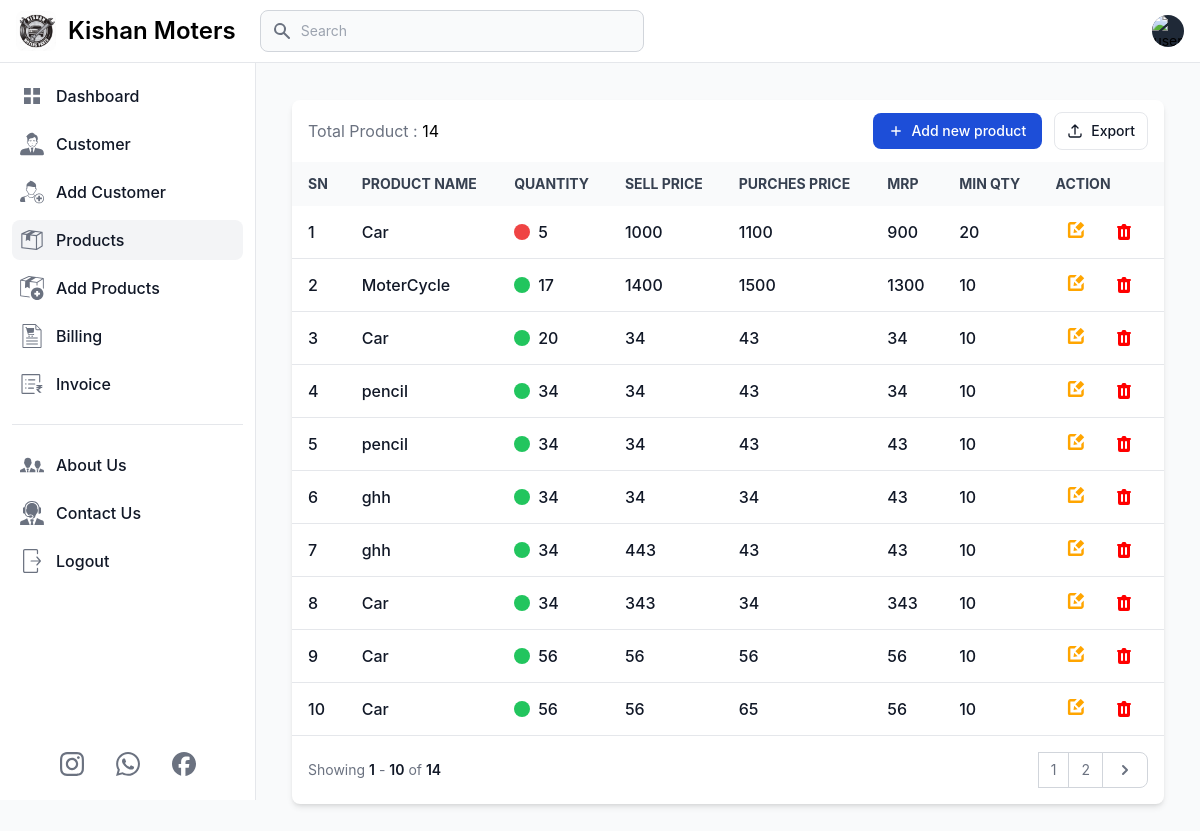
Page /products (signed in) on the earlier database version.
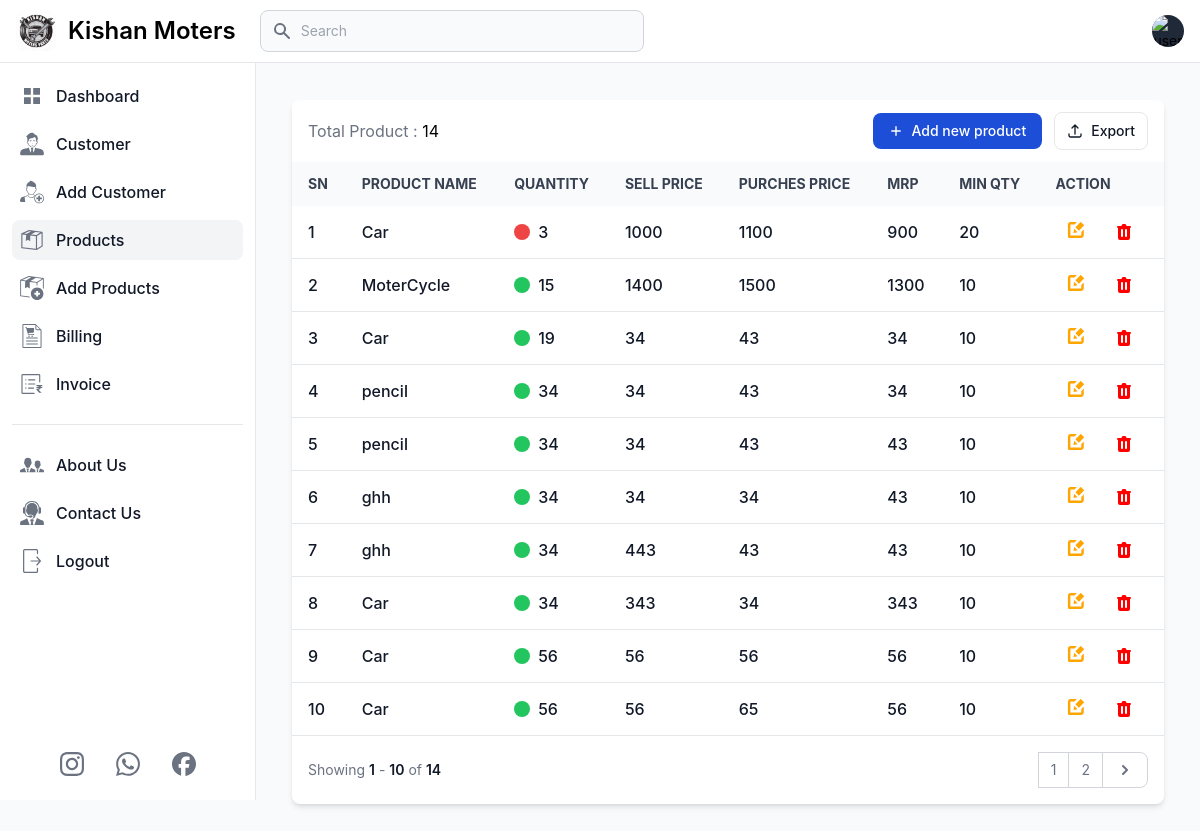
Same page on the later database version.
### app.py (models this page shows, shortened)
class Products(db.Model):
    prod_id = db.Column(db.Integer, primary_key=True)
    user_id = db.Column(db.Integer, db.ForeignKey('user.id'), nullable=False)
    prod_name = db.Column(db.String(100), nullable=False)
    prod_quantity = db.Column(db.Integer, nullable=False)
    prod_sell_price = db.Column(db.Integer, nullable=False)
    prod_mrp = db.Column(db.Integer, nullable=False)
    prod_buy_price = db.Column(db.Integer, nullable=False)
    prod_min_quantity = db.Column(db.Integer, nullable=False)

### app.py (the view)
@app.route('/products', methods=['GET', 'POST'])
def products():
    if 'email' in session:
        user = User.query.filter_by(email=session['email']).first()
        page = request.args.get('page', 1, type=int)
        products = Products.query.filter(Products.user_id == user.id).paginate(page=page, per_page=10)
        total_product = Products.query.filter(Products.user_id == user.id).count()
        return render_template('product.html', title='Products', current_page='products',
                               user=user, products=products, total_product=total_product, min=min, enumerate=enumerate)
    else:
        flash('You need to login first.', 'error')
        return redirect('/login')

### templates/product.html (shortened to what the changed rows need)
{% extends 'layout.html' %}
{% block content %}
<main class="p-4 md:ml-64 h-auto pt-20">
    <div class="m-2 md:m-5 max-w-screen-2xl">
        <div class="relative overflow-hidden bg-white shadow-md dark:bg-gray-800 rounded-lg">
            <div class="overflow-x-auto">
                <table class="w-full text-sm text-left text-gray-500 dark:text-gray-400">
                    <thead
                        class="text-xs md:text-sm text-gray-700 uppercase bg-gray-50 dark:bg-gray-700 dark:text-gray-400">
                        <tr>
                            <th scope="col" class="px-4 py-3 whitespace-nowrap">SN</th>
                            <th scope="col" class="px-4 py-3 whitespace-nowrap">Product Name</th>
                            <th scope="col" class="px-4 py-3 whitespace-nowrap">Quantity</th>
                            <th scope="col" class="px-4 py-3 whitespace-nowrap">Sell Price</th>
                            <th scope="col" class="px-4 py-3 whitespace-nowrap">Purches Price</th>
                            <th scope="col" class="px-4 py-3 whitespace-nowrap">MRP</th>
                            <th scope="col" class="px-4 py-3 whitespace-nowrap">Min Qty</th>
                            <th scope="col" class="px-4 py-3 whitespace-nowrap">Action</th>
                        </tr>
                    </thead>
                    <tbody>
                        {% if products.items %}
                            {% for index, product in enumerate(products.items, start=(products.page - 1) * products.per_page + 1) %}
                            <tr class="border-b text-base dark:border-gray-600 hover:bg-gray-100 dark:hover:bg-gray-700">
                                <td class="px-4 py-2 font-medium text-gray-900 whitespace-nowrap dark:text-white">
                                    <div class="flex items-center">
                                        {{ index}}
                                    </div>
                                </td>
                                <th scope="row"
                                    class="px-4 py-2 font-medium text-gray-900 whitespace-nowrap dark:text-white">
                                    <div class="flex items-center">
                                        {{product.prod_name}}
                                    </div>
                                </th>
                                <td class="px-4 py-2 font-medium text-gray-900 whitespace-nowrap dark:text-white">
                                    <div class="flex items-center">
                                        <div class="inline-block w-4 h-4 mr-2 {%if product.prod_quantity>product.prod_min_quantity%} bg-green-500 {% else %} bg-red-500 {% endif %} rounded-full"></div>
                                        {{product.prod_quantity}}
                                    </div>
                                </td>
                                <td class="px-4 py-2 font-medium text-gray-900 whitespace-nowrap dark:text-white">
                                    <div class="flex items-center">
                                        {{product.prod_sell_price}}
                                    </div>
                                </td>
                                <td class="px-4 py-2 font-medium text-gray-900 whitespace-nowrap dark:text-white">
                                    <div class="flex items-center">
                                        {{product.prod_mrp}}
                                    </div>
                                </td>
                                <td class="px-4 py-2 font-medium text-gray-900 whitespace-nowrap dark:text-white">
                                    <div class="flex items-center">
                                        {{product.prod_buy_price}}
                                    </div>
                                </td>
                                <td class="px-4 py-2 font-medium text-gray-900 whitespace-nowrap dark:text-white">
                                    <div class="flex items-center">
                                        {{product.prod_min_quantity}}
                                    </div>
                                </td>
                                <td class="px-4 py-2 font-medium text-gray-900 whitespace-nowrap dark:text-white flex">
                                    <div class="mr-2 p-2 hover:bg-slate-800 hover:rounded-md">
                                        <a href="{{ url_for('edit_product', prod_id=product.prod_id)}}">
                                            <button class="flex justify-center items-center">
                                            </button>
                                        </a>
                                    </div>
                                    <div class="flex justify-center p-2 hover:bg-slate-800 hover:rounded-md">
                                        <button  id="deleteButton-{{ product.prod_id }}" data-modal-target="deleteModal-{{ product.prod_id }}"
                                            data-modal-toggle="deleteModal-{{ product.prod_id }}">
                                        </button>
                                    </div>
                                </td>
                            </tr>
                            {% endfor %}
                        {% else %}
                            <tr>
                                <td colspan="8" class="text-center p-5">No Product Found.</td>
                            </tr>
                        {% endif %}
                    </tbody>
                </table>
            </div>
        </div>
    </div>
</main>
{% endblock %}

Differences in the rows shown:
changed Products (number 1 of 10 on the later page): prod_quantity "5" → "3"
changed Products "MoterCycle": prod_quantity "17" → "15"
changed Products (number 3 of 10 on the later page): prod_quantity "20" → "19"
